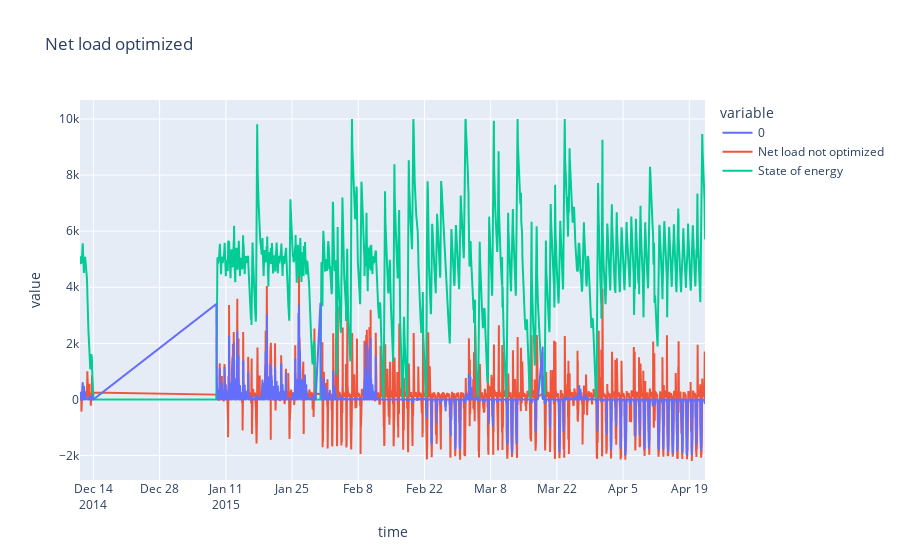

The notebook cell this image was saved under:
### Code cell
# compare optimized and not optimized net load, and plot soe

idx_start = 10000
idx_end = 20000

fig = px.line(df_netload_optimized.iloc[idx_start:idx_end,0], title="Net load optimized")

fig.add_scatter(x=df_netload_not_optimized.index[idx_start:idx_end], y=df_netload_not_optimized.iloc[idx_start:idx_end, 0], mode='lines', name='Net load not optimized')

fig.add_scatter(x=df_state_of_energy.index[idx_start:idx_end], y=df_state_of_energy.iloc[idx_start:idx_end, 0], mode='lines', name='State of energy')

### Figure 1 — Plotly figure (JSON) as saved in the notebook; plotly's stock layout.template omitted (floating-point values rounded to 4 significant figures; data arrays with more than 128 entries replaced by an {"elided": "..."} marker saying what was removed)
{"data": [{"hovertemplate": "variable=0<br>time=%{x}<br>value=%{y}<extra></extra>", "legendgroup": "0", "line": {"color": "#636efa", "dash": "solid"}, "marker": {"symbol": "circle"}, "mode": "lines", "name": "0", "showlegend": true, "type": "scattergl", "x": {"elided": "10000 str values"}, "xaxis": "x", "y": {"elided": "10000 float values"}, "yaxis": "y"}, {"mode": "lines", "name": "Net load not optimized", "type": "scatter", "x": {"elided": "10000 str values"}, "y": {"elided": "10000 float values"}}, {"mode": "lines", "name": "State of energy", "type": "scatter", "x": {"elided": "10000 str values"}, "y": {"elided": "10000 float values"}}], "layout": {"legend": {"title": {"text": "variable"}, "tracegroupgap": 0}, "title": {"text": "Net load optimized"}, "xaxis": {"anchor": "y", "domain": [0, 1], "title": {"text": "time"}}, "yaxis": {"anchor": "x", "domain": [0, 1], "title": {"text": "value"}}}}
